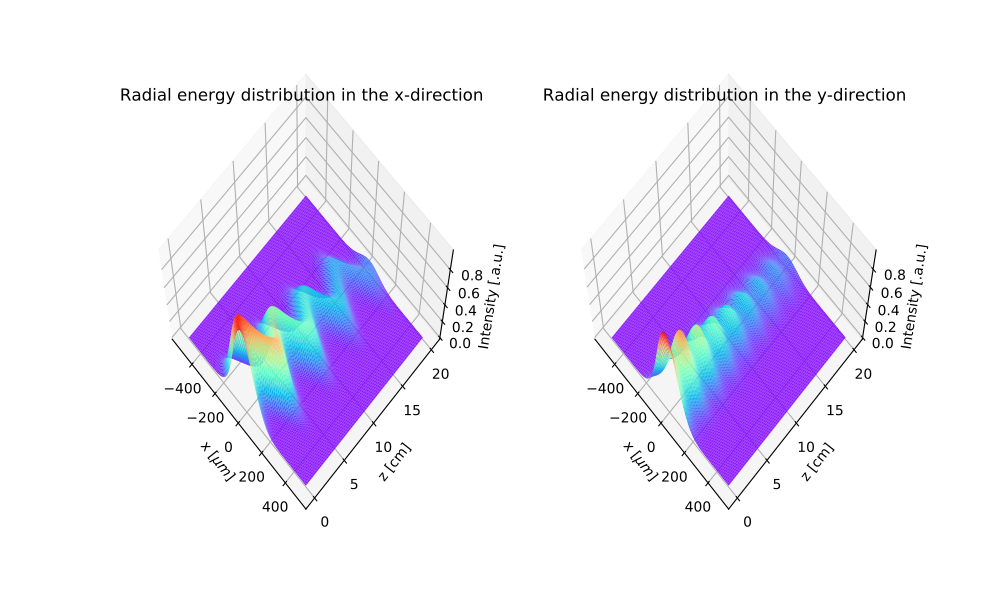

Python code for this plot:
from LightPipes import *
import matplotlib.pyplot as plt
from mpl_toolkits.mplot3d import Axes3D
import math
import numpy as np

size=1*mm
wavelength=1*um
N=100; N2=int(N/2)

#refractive index:
n0=1.5
n1=400.0/m/m
kappa=1.0

#tilt of input beam:
tx=1*mrad
#step size and number of steps in z-direction:
dz=1*mm
NZ=200

X=np.linspace(-size/2,size/2,N)/um
Z=np.linspace(0,NZ*dz,NZ)/cm

#fill the refractive index list:
n=np.zeros([N,N])*(1+1j)
for i in range(0,N-1):
    x=-size/2+i*size/N
    for j in range(1,N):
        y=-size/2+j*size/N
        f=math.sqrt(n0*n0-n0*n1*(x*x+y*y))
        #n[i][j]=f*(1.0-0.9*1j)
        n[i][j]=f-kappa*1j

K=math.pi*2/wavelength
w0=math.sqrt(2/K/math.sqrt(n0*n1))

F=Begin(size,wavelength,N)
F=GaussAperture(w0,0,0,1,F)
F=Tilt(tx,0,F)
Ix=np.zeros([NZ,N])
Iy=np.zeros([NZ,N])
for k in range(0,NZ):
    F=Steps(dz,10,n,F)
    I=Intensity(0,F)
    Iy[k]=list(zip(*I))[N2]
    Ix[k]=I[N2]

fig=plt.figure(figsize=(10,6))
X, Z=np.meshgrid(X,Z)
ax1=fig.add_subplot(121, projection = '3d')
ax1.azim=-45
ax1.elev=70

ax1.plot_surface(X, Z, Ix,
                rstride=1,
                cstride=1,
                antialiased=False,
                cmap='rainbow',
                linewidth=0.0,
                )
ax1.set_title('Radial energy distribution in the x-direction')
ax1.set_xlabel('x [$\mu m$]')
ax1.set_ylabel('z [cm]')
ax1.set_zlabel('Intensity [.a.u.]')

ax2 = fig.add_subplot(122, projection = '3d')
ax2.plot_surface(X, Z, Iy,
                rstride=1,
                cstride=1,
                antialiased=False,
                cmap='rainbow',
                linewidth=0.0,
                )
ax2.set_title('Radial energy distribution in the y-direction')
ax2.set_xlabel('x [$\mu m$]')
ax2.set_ylabel('z [cm]')
ax2.set_zlabel('Intensity [.a.u.]')
ax2.azim=-45
ax2.elev=70

plt.show()
